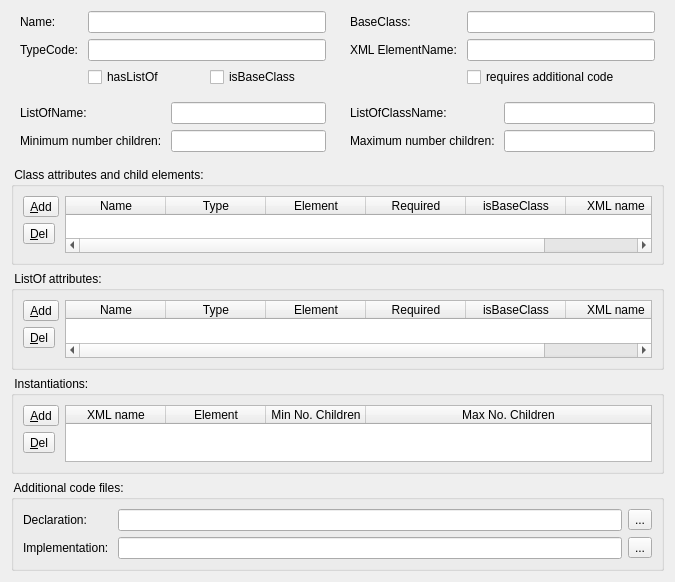
<?xml version="1.0" encoding="UTF-8"?>
<ui version="4.0">
 <class>FormDeviserClass</class>
 <widget class="QWidget" name="FormDeviserClass">
  <property name="geometry">
   <rect>
    <x>0</x>
    <y>0</y>
    <width>675</width>
    <height>582</height>
   </rect>
  </property>
  <property name="sizePolicy">
   <sizepolicy hsizetype="Preferred" vsizetype="Expanding">
    <horstretch>0</horstretch>
    <verstretch>0</verstretch>
   </sizepolicy>
  </property>
  <property name="windowTitle">
   <string>Form</string>
  </property>
  <layout class="QVBoxLayout" name="verticalLayout_4">
   <property name="sizeConstraint">
    <enum>QLayout::SetMaximumSize</enum>
   </property>
   <item>
    <layout class="QHBoxLayout" name="horizontalLayout_8">
     <property name="spacing">
      <number>6</number>
     </property>
     <item>
      <widget class="QWidget" name="widget" native="true">
       <property name="sizePolicy">
        <sizepolicy hsizetype="Preferred" vsizetype="Minimum">
         <horstretch>0</horstretch>
         <verstretch>0</verstretch>
        </sizepolicy>
       </property>
       <property name="maximumSize">
        <size>
         <width>16777215</width>
         <height>16777215</height>
        </size>
       </property>
       <layout class="QGridLayout" name="gridLayout">
        <property name="topMargin">
         <number>0</number>
        </property>
        <item row="0" column="0">
         <widget class="QLabel" name="label">
          <property name="text">
           <string>Name:</string>
          </property>
         </widget>
        </item>
        <item row="0" column="1">
         <widget class="QLineEdit" name="txtName">
          <property name="sizePolicy">
           <sizepolicy hsizetype="Expanding" vsizetype="Fixed">
            <horstretch>0</horstretch>
            <verstretch>0</verstretch>
           </sizepolicy>
          </property>
         </widget>
        </item>
        <item row="1" column="0">
         <widget class="QLabel" name="label_2">
          <property name="text">
           <string>TypeCode: </string>
          </property>
         </widget>
        </item>
        <item row="1" column="1">
         <widget class="QLineEdit" name="txtTypeCode">
          <property name="sizePolicy">
           <sizepolicy hsizetype="Expanding" vsizetype="Fixed">
            <horstretch>0</horstretch>
            <verstretch>0</verstretch>
           </sizepolicy>
          </property>
         </widget>
        </item>
        <item row="2" column="1">
         <layout class="QHBoxLayout" name="horizontalLayout">
          <item>
           <widget class="QCheckBox" name="chkHasListOf">
            <property name="text">
             <string>hasListOf</string>
            </property>
           </widget>
          </item>
          <item>
           <widget class="QCheckBox" name="chkIsBaseClass">
            <property name="text">
             <string>isBaseClass</string>
            </property>
           </widget>
          </item>
         </layout>
        </item>
       </layout>
      </widget>
     </item>
     <item>
      <widget class="QWidget" name="widget_2" native="true">
       <property name="sizePolicy">
        <sizepolicy hsizetype="Preferred" vsizetype="Minimum">
         <horstretch>0</horstretch>
         <verstretch>0</verstretch>
        </sizepolicy>
       </property>
       <property name="maximumSize">
        <size>
         <width>16777215</width>
         <height>16777215</height>
        </size>
       </property>
       <layout class="QGridLayout" name="gridLayout_2">
        <property name="topMargin">
         <number>0</number>
        </property>
        <item row="0" column="0">
         <widget class="QLabel" name="label_3">
          <property name="sizePolicy">
           <sizepolicy hsizetype="Preferred" vsizetype="Fixed">
            <horstretch>0</horstretch>
            <verstretch>0</verstretch>
           </sizepolicy>
          </property>
          <property name="text">
           <string>BaseClass:</string>
          </property>
         </widget>
        </item>
        <item row="0" column="1">
         <widget class="QLineEdit" name="txtBaseClass"/>
        </item>
        <item row="1" column="0">
         <widget class="QLabel" name="label_4">
          <property name="text">
           <string>XML ElementName: </string>
          </property>
         </widget>
        </item>
        <item row="1" column="1">
         <widget class="QLineEdit" name="txtXMLElementName"/>
        </item>
        <item row="2" column="1">
         <layout class="QHBoxLayout" name="horizontalLayout_2">
          <item>
           <widget class="QCheckBox" name="chkRequiresAdditionalCode">
            <property name="text">
             <string>requires additional code</string>
            </property>
           </widget>
          </item>
         </layout>
        </item>
       </layout>
      </widget>
     </item>
    </layout>
   </item>
   <item>
    <widget class="QWidget" name="ctrlListOf" native="true">
     <property name="sizePolicy">
      <sizepolicy hsizetype="Preferred" vsizetype="Fixed">
       <horstretch>0</horstretch>
       <verstretch>0</verstretch>
      </sizepolicy>
     </property>
     <layout class="QHBoxLayout" name="horizontalLayout_9">
      <property name="leftMargin">
       <number>0</number>
      </property>
      <property name="topMargin">
       <number>0</number>
      </property>
      <property name="rightMargin">
       <number>0</number>
      </property>
      <property name="bottomMargin">
       <number>0</number>
      </property>
      <item>
       <widget class="QWidget" name="widget_3" native="true">
        <layout class="QGridLayout" name="gridLayout_3">
         <property name="topMargin">
          <number>0</number>
         </property>
         <item row="0" column="0">
          <widget class="QLabel" name="label_5">
           <property name="text">
            <string>ListOfName: </string>
           </property>
          </widget>
         </item>
         <item row="0" column="1">
          <widget class="QLineEdit" name="txtListOfName"/>
         </item>
         <item row="1" column="0">
          <widget class="QLabel" name="label_6">
           <property name="text">
            <string>Minimum number children: </string>
           </property>
          </widget>
         </item>
         <item row="1" column="1">
          <widget class="QLineEdit" name="txtMinNumChildren"/>
         </item>
        </layout>
       </widget>
      </item>
      <item>
       <widget class="QWidget" name="widget_4" native="true">
        <layout class="QGridLayout" name="gridLayout_4">
         <property name="topMargin">
          <number>0</number>
         </property>
         <item row="0" column="0">
          <widget class="QLabel" name="label_7">
           <property name="text">
            <string>ListOfClassName: </string>
           </property>
          </widget>
         </item>
         <item row="0" column="1">
          <widget class="QLineEdit" name="txtListOfClassName"/>
         </item>
         <item row="1" column="0">
          <widget class="QLabel" name="label_8">
           <property name="text">
            <string>Maximum number children: </string>
           </property>
          </widget>
         </item>
         <item row="1" column="1">
          <widget class="QLineEdit" name="txtMaxNumChildren"/>
         </item>
        </layout>
       </widget>
      </item>
     </layout>
    </widget>
   </item>
   <item>
    <widget class="QGroupBox" name="grpAttributes">
     <property name="sizePolicy">
      <sizepolicy hsizetype="Expanding" vsizetype="Expanding">
       <horstretch>0</horstretch>
       <verstretch>0</verstretch>
      </sizepolicy>
     </property>
     <property name="title">
      <string> Class attributes and child elements: </string>
     </property>
     <layout class="QHBoxLayout" name="horizontalLayout_3">
      <property name="sizeConstraint">
       <enum>QLayout::SetMaximumSize</enum>
      </property>
      <item>
       <layout class="QVBoxLayout" name="verticalLayout">
        <item>
         <widget class="QToolButton" name="cmdAddAttr">
          <property name="text">
           <string>&amp;Add</string>
          </property>
          <property name="icon">
           <iconset resource="../deviser-resources.qrc">
            <normaloff>:/images/edit_add.png</normaloff>:/images/edit_add.png</iconset>
          </property>
         </widget>
        </item>
        <item>
         <widget class="QToolButton" name="cmdDelAttr">
          <property name="text">
           <string>&amp;Del</string>
          </property>
          <property name="icon">
           <iconset resource="../deviser-resources.qrc">
            <normaloff>:/images/list_remove.png</normaloff>:/images/list_remove.png</iconset>
          </property>
         </widget>
        </item>
        <item>
         <spacer name="verticalSpacer">
          <property name="orientation">
           <enum>Qt::Vertical</enum>
          </property>
          <property name="sizeHint" stdset="0">
           <size>
            <width>20</width>
            <height>40</height>
           </size>
          </property>
         </spacer>
        </item>
       </layout>
      </item>
      <item>
       <widget class="QTableWidget" name="tblAttributes">
        <attribute name="horizontalHeaderStretchLastSection">
         <bool>true</bool>
        </attribute>
        <attribute name="verticalHeaderVisible">
         <bool>false</bool>
        </attribute>
        <column>
         <property name="text">
          <string>Name</string>
         </property>
        </column>
        <column>
         <property name="text">
          <string>Type</string>
         </property>
        </column>
        <column>
         <property name="text">
          <string>Element</string>
         </property>
        </column>
        <column>
         <property name="text">
          <string>Required</string>
         </property>
        </column>
        <column>
         <property name="text">
          <string>isBaseClass</string>
         </property>
        </column>
        <column>
         <property name="text">
          <string>XML name</string>
         </property>
        </column>
       </widget>
      </item>
     </layout>
    </widget>
   </item>
   <item>
    <widget class="QGroupBox" name="grpListOfAttributes">
     <property name="sizePolicy">
      <sizepolicy hsizetype="Expanding" vsizetype="Expanding">
       <horstretch>0</horstretch>
       <verstretch>0</verstretch>
      </sizepolicy>
     </property>
     <property name="title">
      <string> ListOf attributes: </string>
     </property>
     <layout class="QHBoxLayout" name="horizontalLayout_4">
      <property name="sizeConstraint">
       <enum>QLayout::SetMaximumSize</enum>
      </property>
      <item>
       <layout class="QVBoxLayout" name="verticalLayout_2">
        <item>
         <widget class="QToolButton" name="cmdAddLoAttr">
          <property name="text">
           <string>&amp;Add</string>
          </property>
          <property name="icon">
           <iconset resource="../deviser-resources.qrc">
            <normaloff>:/images/edit_add.png</normaloff>:/images/edit_add.png</iconset>
          </property>
         </widget>
        </item>
        <item>
         <widget class="QToolButton" name="cmdDelLoAttr">
          <property name="text">
           <string>&amp;Del</string>
          </property>
          <property name="icon">
           <iconset resource="../deviser-resources.qrc">
            <normaloff>:/images/list_remove.png</normaloff>:/images/list_remove.png</iconset>
          </property>
         </widget>
        </item>
        <item>
         <spacer name="verticalSpacer_2">
          <property name="orientation">
           <enum>Qt::Vertical</enum>
          </property>
          <property name="sizeHint" stdset="0">
           <size>
            <width>20</width>
            <height>40</height>
           </size>
          </property>
         </spacer>
        </item>
       </layout>
      </item>
      <item>
       <widget class="QTableWidget" name="tblLoAttributes">
        <attribute name="horizontalHeaderStretchLastSection">
         <bool>true</bool>
        </attribute>
        <attribute name="verticalHeaderVisible">
         <bool>false</bool>
        </attribute>
        <column>
         <property name="text">
          <string>Name</string>
         </property>
        </column>
        <column>
         <property name="text">
          <string>Type</string>
         </property>
        </column>
        <column>
         <property name="text">
          <string>Element</string>
         </property>
        </column>
        <column>
         <property name="text">
          <string>Required</string>
         </property>
        </column>
        <column>
         <property name="text">
          <string>isBaseClass</string>
         </property>
        </column>
        <column>
         <property name="text">
          <string>XML name</string>
         </property>
        </column>
       </widget>
      </item>
     </layout>
    </widget>
   </item>
   <item>
    <widget class="QGroupBox" name="grpInstantiations">
     <property name="sizePolicy">
      <sizepolicy hsizetype="Expanding" vsizetype="Expanding">
       <horstretch>0</horstretch>
       <verstretch>0</verstretch>
      </sizepolicy>
     </property>
     <property name="title">
      <string> Instantiations: </string>
     </property>
     <layout class="QHBoxLayout" name="horizontalLayout_5">
      <property name="sizeConstraint">
       <enum>QLayout::SetMaximumSize</enum>
      </property>
      <item>
       <layout class="QVBoxLayout" name="verticalLayout_3">
        <item>
         <widget class="QToolButton" name="cmdAddConcrete">
          <property name="text">
           <string>&amp;Add</string>
          </property>
          <property name="icon">
           <iconset resource="../deviser-resources.qrc">
            <normaloff>:/images/edit_add.png</normaloff>:/images/edit_add.png</iconset>
          </property>
         </widget>
        </item>
        <item>
         <widget class="QToolButton" name="cmdDelConcrete">
          <property name="text">
           <string>&amp;Del</string>
          </property>
          <property name="icon">
           <iconset resource="../deviser-resources.qrc">
            <normaloff>:/images/list_remove.png</normaloff>:/images/list_remove.png</iconset>
          </property>
         </widget>
        </item>
        <item>
         <spacer name="verticalSpacer_3">
          <property name="orientation">
           <enum>Qt::Vertical</enum>
          </property>
          <property name="sizeHint" stdset="0">
           <size>
            <width>20</width>
            <height>40</height>
           </size>
          </property>
         </spacer>
        </item>
       </layout>
      </item>
      <item>
       <widget class="QTableWidget" name="tblInstantiations">
        <attribute name="horizontalHeaderCascadingSectionResizes">
         <bool>false</bool>
        </attribute>
        <attribute name="horizontalHeaderShowSortIndicator" stdset="0">
         <bool>false</bool>
        </attribute>
        <attribute name="horizontalHeaderStretchLastSection">
         <bool>true</bool>
        </attribute>
        <attribute name="verticalHeaderVisible">
         <bool>false</bool>
        </attribute>
        <column>
         <property name="text">
          <string>XML name</string>
         </property>
        </column>
        <column>
         <property name="text">
          <string>Element</string>
         </property>
        </column>
        <column>
         <property name="text">
          <string>Min No. Children</string>
         </property>
        </column>
        <column>
         <property name="text">
          <string>Max No. Children</string>
         </property>
        </column>
       </widget>
      </item>
     </layout>
    </widget>
   </item>
   <item>
    <widget class="QGroupBox" name="grpAdditional">
     <property name="sizePolicy">
      <sizepolicy hsizetype="Preferred" vsizetype="Fixed">
       <horstretch>0</horstretch>
       <verstretch>0</verstretch>
      </sizepolicy>
     </property>
     <property name="title">
      <string> Additional code files: </string>
     </property>
     <layout class="QGridLayout" name="gridLayout_5">
      <item row="0" column="0">
       <widget class="QLabel" name="label_9">
        <property name="text">
         <string>Declaration: </string>
        </property>
       </widget>
      </item>
      <item row="0" column="1">
       <layout class="QHBoxLayout" name="horizontalLayout_6">
        <item>
         <widget class="QLineEdit" name="txtDeclaration"/>
        </item>
        <item>
         <widget class="QToolButton" name="cmdBrowseDeclaration">
          <property name="text">
           <string>...</string>
          </property>
         </widget>
        </item>
       </layout>
      </item>
      <item row="1" column="0">
       <widget class="QLabel" name="label_10">
        <property name="text">
         <string>Implementation: </string>
        </property>
       </widget>
      </item>
      <item row="1" column="1">
       <layout class="QHBoxLayout" name="horizontalLayout_7">
        <item>
         <widget class="QLineEdit" name="txtImplementation"/>
        </item>
        <item>
         <widget class="QToolButton" name="cmdBrowseImplementation">
          <property name="text">
           <string>...</string>
          </property>
         </widget>
        </item>
       </layout>
      </item>
     </layout>
    </widget>
   </item>
  </layout>
 </widget>
 <resources>
  <include location="../deviser-resources.qrc"/>
 </resources>
 <connections>
  <connection>
   <sender>chkHasListOf</sender>
   <signal>stateChanged(int)</signal>
   <receiver>FormDeviserClass</receiver>
   <slot>hasListOfStateChanged(int)</slot>
   <hints>
    <hint type="sourcelabel">
     <x>171</x>
     <y>96</y>
    </hint>
    <hint type="destinationlabel">
     <x>387</x>
     <y>374</y>
    </hint>
   </hints>
  </connection>
  <connection>
   <sender>chkIsBaseClass</sender>
   <signal>stateChanged(int)</signal>
   <receiver>FormDeviserClass</receiver>
   <slot>isBaseClassStateChanged(int)</slot>
   <hints>
    <hint type="sourcelabel">
     <x>306</x>
     <y>96</y>
    </hint>
    <hint type="destinationlabel">
     <x>387</x>
     <y>374</y>
    </hint>
   </hints>
  </connection>
  <connection>
   <sender>chkRequiresAdditionalCode</sender>
   <signal>stateChanged(int)</signal>
   <receiver>FormDeviserClass</receiver>
   <slot>requiresStateChanged(int)</slot>
   <hints>
    <hint type="sourcelabel">
     <x>644</x>
     <y>96</y>
    </hint>
    <hint type="destinationlabel">
     <x>387</x>
     <y>374</y>
    </hint>
   </hints>
  </connection>
  <connection>
   <sender>txtBaseClass</sender>
   <signal>textEdited(QString)</signal>
   <receiver>FormDeviserClass</receiver>
   <slot>baseClassChanged(QString)</slot>
   <hints>
    <hint type="sourcelabel">
     <x>644</x>
     <y>35</y>
    </hint>
    <hint type="destinationlabel">
     <x>387</x>
     <y>374</y>
    </hint>
   </hints>
  </connection>
  <connection>
   <sender>txtDeclaration</sender>
   <signal>textEdited(QString)</signal>
   <receiver>FormDeviserClass</receiver>
   <slot>declarationChanged(QString)</slot>
   <hints>
    <hint type="sourcelabel">
     <x>428</x>
     <y>675</y>
    </hint>
    <hint type="destinationlabel">
     <x>387</x>
     <y>374</y>
    </hint>
   </hints>
  </connection>
  <connection>
   <sender>txtImplementation</sender>
   <signal>textEdited(QString)</signal>
   <receiver>FormDeviserClass</receiver>
   <slot>definitionChanged(QString)</slot>
   <hints>
    <hint type="sourcelabel">
     <x>428</x>
     <y>709</y>
    </hint>
    <hint type="destinationlabel">
     <x>387</x>
     <y>374</y>
    </hint>
   </hints>
  </connection>
  <connection>
   <sender>txtListOfClassName</sender>
   <signal>textEdited(QString)</signal>
   <receiver>FormDeviserClass</receiver>
   <slot>listOfClassNameChanged(QString)</slot>
   <hints>
    <hint type="sourcelabel">
     <x>667</x>
     <y>152</y>
    </hint>
    <hint type="destinationlabel">
     <x>387</x>
     <y>374</y>
    </hint>
   </hints>
  </connection>
  <connection>
   <sender>txtListOfName</sender>
   <signal>textEdited(QString)</signal>
   <receiver>FormDeviserClass</receiver>
   <slot>listOfNameChanged(QString)</slot>
   <hints>
    <hint type="sourcelabel">
     <x>285</x>
     <y>152</y>
    </hint>
    <hint type="destinationlabel">
     <x>387</x>
     <y>374</y>
    </hint>
   </hints>
  </connection>
  <connection>
   <sender>txtMaxNumChildren</sender>
   <signal>textEdited(QString)</signal>
   <receiver>FormDeviserClass</receiver>
   <slot>maxNoChildrenChanged(QString)</slot>
   <hints>
    <hint type="sourcelabel">
     <x>667</x>
     <y>183</y>
    </hint>
    <hint type="destinationlabel">
     <x>387</x>
     <y>374</y>
    </hint>
   </hints>
  </connection>
  <connection>
   <sender>txtMinNumChildren</sender>
   <signal>textEdited(QString)</signal>
   <receiver>FormDeviserClass</receiver>
   <slot>minNoChildrenChanged(QString)</slot>
   <hints>
    <hint type="sourcelabel">
     <x>285</x>
     <y>183</y>
    </hint>
    <hint type="destinationlabel">
     <x>387</x>
     <y>374</y>
    </hint>
   </hints>
  </connection>
  <connection>
   <sender>txtName</sender>
   <signal>textEdited(QString)</signal>
   <receiver>FormDeviserClass</receiver>
   <slot>nameChanged(QString)</slot>
   <hints>
    <hint type="sourcelabel">
     <x>238</x>
     <y>35</y>
    </hint>
    <hint type="destinationlabel">
     <x>387</x>
     <y>374</y>
    </hint>
   </hints>
  </connection>
  <connection>
   <sender>txtTypeCode</sender>
   <signal>textEdited(QString)</signal>
   <receiver>FormDeviserClass</receiver>
   <slot>typeCodeChanged(QString)</slot>
   <hints>
    <hint type="sourcelabel">
     <x>238</x>
     <y>66</y>
    </hint>
    <hint type="destinationlabel">
     <x>387</x>
     <y>374</y>
    </hint>
   </hints>
  </connection>
  <connection>
   <sender>txtXMLElementName</sender>
   <signal>textEdited(QString)</signal>
   <receiver>FormDeviserClass</receiver>
   <slot>xmlElementNameChanged(QString)</slot>
   <hints>
    <hint type="sourcelabel">
     <x>644</x>
     <y>66</y>
    </hint>
    <hint type="destinationlabel">
     <x>387</x>
     <y>374</y>
    </hint>
   </hints>
  </connection>
  <connection>
   <sender>cmdAddAttr</sender>
   <signal>clicked()</signal>
   <receiver>FormDeviserClass</receiver>
   <slot>addAttribute()</slot>
   <hints>
    <hint type="sourcelabel">
     <x>40</x>
     <y>253</y>
    </hint>
    <hint type="destinationlabel">
     <x>387</x>
     <y>374</y>
    </hint>
   </hints>
  </connection>
  <connection>
   <sender>cmdAddConcrete</sender>
   <signal>clicked()</signal>
   <receiver>FormDeviserClass</receiver>
   <slot>addConcrete()</slot>
   <hints>
    <hint type="sourcelabel">
     <x>40</x>
     <y>525</y>
    </hint>
    <hint type="destinationlabel">
     <x>387</x>
     <y>374</y>
    </hint>
   </hints>
  </connection>
  <connection>
   <sender>cmdAddLoAttr</sender>
   <signal>clicked()</signal>
   <receiver>FormDeviserClass</receiver>
   <slot>addListOfAttribute()</slot>
   <hints>
    <hint type="sourcelabel">
     <x>40</x>
     <y>389</y>
    </hint>
    <hint type="destinationlabel">
     <x>387</x>
     <y>374</y>
    </hint>
   </hints>
  </connection>
  <connection>
   <sender>cmdDelAttr</sender>
   <signal>clicked()</signal>
   <receiver>FormDeviserClass</receiver>
   <slot>delAttribute()</slot>
   <hints>
    <hint type="sourcelabel">
     <x>40</x>
     <y>287</y>
    </hint>
    <hint type="destinationlabel">
     <x>387</x>
     <y>374</y>
    </hint>
   </hints>
  </connection>
  <connection>
   <sender>cmdDelLoAttr</sender>
   <signal>clicked()</signal>
   <receiver>FormDeviserClass</receiver>
   <slot>delListOfAttribute()</slot>
   <hints>
    <hint type="sourcelabel">
     <x>40</x>
     <y>423</y>
    </hint>
    <hint type="destinationlabel">
     <x>387</x>
     <y>374</y>
    </hint>
   </hints>
  </connection>
  <connection>
   <sender>cmdDelConcrete</sender>
   <signal>clicked()</signal>
   <receiver>FormDeviserClass</receiver>
   <slot>delConcrete()</slot>
   <hints>
    <hint type="sourcelabel">
     <x>40</x>
     <y>559</y>
    </hint>
    <hint type="destinationlabel">
     <x>387</x>
     <y>374</y>
    </hint>
   </hints>
  </connection>
  <connection>
   <sender>cmdBrowseDeclaration</sender>
   <signal>clicked()</signal>
   <receiver>FormDeviserClass</receiver>
   <slot>browseDeclarationClick()</slot>
   <hints>
    <hint type="sourcelabel">
     <x>733</x>
     <y>675</y>
    </hint>
    <hint type="destinationlabel">
     <x>387</x>
     <y>374</y>
    </hint>
   </hints>
  </connection>
  <connection>
   <sender>cmdBrowseImplementation</sender>
   <signal>clicked()</signal>
   <receiver>FormDeviserClass</receiver>
   <slot>browseDefinitionClick()</slot>
   <hints>
    <hint type="sourcelabel">
     <x>733</x>
     <y>709</y>
    </hint>
    <hint type="destinationlabel">
     <x>387</x>
     <y>374</y>
    </hint>
   </hints>
  </connection>
  <connection>
   <sender>tblAttributes</sender>
   <signal>itemChanged(QTableWidgetItem*)</signal>
   <receiver>FormDeviserClass</receiver>
   <slot>attributeChanged(QTableWidgetItem*)</slot>
   <hints>
    <hint type="sourcelabel">
     <x>406</x>
     <y>283</y>
    </hint>
    <hint type="destinationlabel">
     <x>387</x>
     <y>374</y>
    </hint>
   </hints>
  </connection>
  <connection>
   <sender>tblLoAttributes</sender>
   <signal>itemChanged(QTableWidgetItem*)</signal>
   <receiver>FormDeviserClass</receiver>
   <slot>listOfAttributeChanged(QTableWidgetItem*)</slot>
   <hints>
    <hint type="sourcelabel">
     <x>406</x>
     <y>419</y>
    </hint>
    <hint type="destinationlabel">
     <x>387</x>
     <y>374</y>
    </hint>
   </hints>
  </connection>
  <connection>
   <sender>tblInstantiations</sender>
   <signal>itemChanged(QTableWidgetItem*)</signal>
   <receiver>FormDeviserClass</receiver>
   <slot>concreteChanged(QTableWidgetItem*)</slot>
   <hints>
    <hint type="sourcelabel">
     <x>406</x>
     <y>555</y>
    </hint>
    <hint type="destinationlabel">
     <x>387</x>
     <y>374</y>
    </hint>
   </hints>
  </connection>
 </connections>
 <slots>
  <slot>nameChanged(QString)</slot>
  <slot>typeCodeChanged(QString)</slot>
  <slot>baseClassChanged(QString)</slot>
  <slot>xmlElementNameChanged(QString)</slot>
  <slot>listOfNameChanged(QString)</slot>
  <slot>listOfClassNameChanged(QString)</slot>
  <slot>minNoChildrenChanged(QString)</slot>
  <slot>maxNoChildrenChanged(QString)</slot>
  <slot>hasListOfStateChanged(int)</slot>
  <slot>isBaseClassStateChanged(int)</slot>
  <slot>requiresStateChanged(int)</slot>
  <slot>browseDefinitionClick()</slot>
  <slot>browseDeclarationClick()</slot>
  <slot>definitionChanged(QString)</slot>
  <slot>declarationChanged(QString)</slot>
  <slot>addAttribute()</slot>
  <slot>delAttribute()</slot>
  <slot>addListOfAttribute()</slot>
  <slot>delListOfAttribute()</slot>
  <slot>addConcrete()</slot>
  <slot>delConcrete()</slot>
  <slot>attributeChanged(QTableWidgetItem*)</slot>
  <slot>listOfAttributeChanged(QTableWidgetItem*)</slot>
  <slot>concreteChanged(QTableWidgetItem*)</slot>
 </slots>
</ui>
